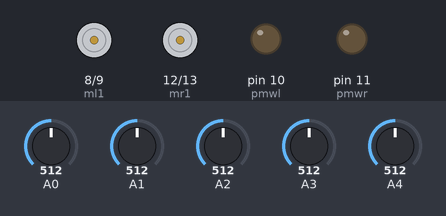
Bench run of a sketch on a simulated Arduino Uno, built with avr-gcc and run on an emulated ATmega328P. On the bench: motor-driver pin pairs drawn as motors (green arrow = first pin HIGH = forward, orange = second pin HIGH = backward, longer = more drive), output pins drawn as LEDs (lit = HIGH). The test bench sets the inputs (shaded band); at power-on: A0 = 512, A1 = 512, A2 = 512, A3 = 512, A4 = 512. What the sketch prints to the serial monitor is not drawn.

Above: at 2.2 s.
2.3 s: A0 set to 430
3.8 s: A0 set to 399
At 4.8 s:
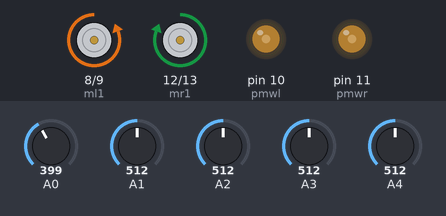
5.3 s: A1 set to 422
6.8 s: A1 set to 399
At 7.2 s:
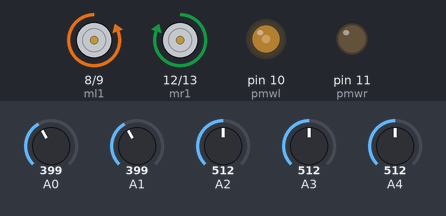
8.3 s: A0 set to 716
At 9.4 s:
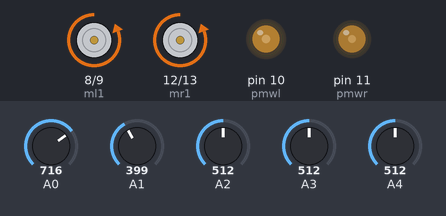
9.8 s: A0 set to 306
At 10.7 s:
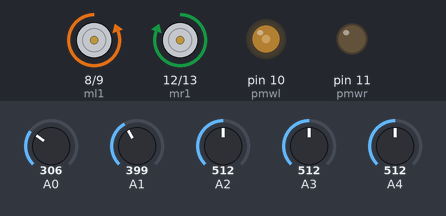
Timing chart, 0 to 12.3 s (numbered marks = the images above; inputs shaded):
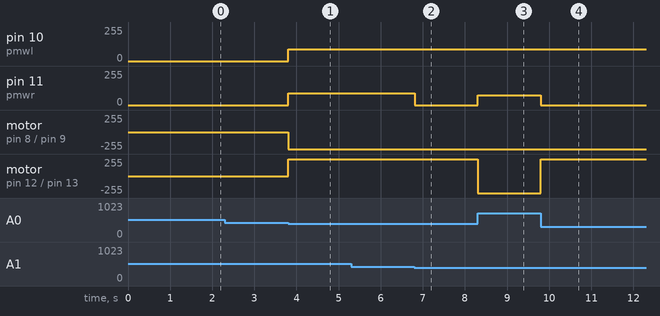

Measured:
- the behaviour switches between 412 and 411 on A0 (found by bisection; images 0 and 1)
- the behaviour switches between 412 and 411 on A1 (found by bisection; images 1 and 2)
- after the input at 3.8 s, pin 10 (pmwl), pin 11 (pmwr): 0/255 → 90/255 at once; motor on pin 8 (ml1) / pin 9 (ml2): stopped → backward 255/255 at once; motor on pin 12 (mr1) / pin 13 (mr2): stopped → forward 255/255 at once
- after the input at 6.8 s, pin 11 (pmwr): 90/255 → 0/255 at once
- after the input at 8.3 s, pin 11 (pmwr): 0/255 → 72/255 at once; motor on pin 12 (mr1) / pin 13 (mr2): forward 255/255 → backward 255/255 at once
- after the input at 9.8 s, pin 11 (pmwr): 72/255 → 0/255 at once; motor on pin 12 (mr1) / pin 13 (mr2): backward 255/255 → forward 255/255 at once

The sketch:

LineFollowerLine.ino
```cpp
// variable initialize
//------------------
int S1, S2, S3, S4, S5, S6;
int Speed = -  90;
int const Limit = 100;
long R = 0;
int S[5];

//---------------------
int mr1 = 12;   // motor left  pin 12 -> IN3
int mr2 = 13;   // motor left  pin 13 -> IN4
int pmwr = 11;  // motor left  Pulse Width Modulation -> EN2
//----------------------

int ml1 = 8;  // motor right pin 8 -> IN1
int ml2 = 9; // motor right pin 9 -> IN2
int pmwl = 10; // motor right Pulse Width Modulation -> EN1

//-------------------------
int led1 = 2;// -> B
int led2 = 3; //-> A
int led3 = 4; //-> G
int led4 = 5; //-> D
int led5 = 6; //-> C


void AutoCalibration()
{
  for ( int i = 0; i < 5; i++ )
    S[i] = analogRead(i);

}


void Motors(int MR , int ML )
{
  // MOTOR LEFT CONTROL DIRECTION
  if ( ML < 0 ) {
    digitalWrite(ml1, 0);
    digitalWrite(ml2, 1);
    analogWrite(pmwl, -ML);
  } else {
    digitalWrite(ml1, 1);
    digitalWrite(ml2, 0);
    analogWrite(pmwl, ML);
  }
// MOTOR RIGHT CONTROL DIRECTION
  if ( MR < 0 ) {
    digitalWrite(mr1, 0);
    digitalWrite(mr2, 1);
    analogWrite(pmwr, -MR);
  } else {
    digitalWrite(mr1, 1);
    digitalWrite(mr2, 0);
    analogWrite(pmwr, MR);
  }
}
void PrintSensorSerial() {
  Serial.print("s1 = ");
  Serial.print(S1);
  Serial.print(" s2 = ");
  Serial.print(S2);
  Serial.print(" s3 = ");
  Serial.print(S3);
  Serial.print(" s4 = ");
  Serial.print(S4);
  Serial.print(" s5 = ");
  Serial.println(S5);
}
void ReadSensors()
{
  S1 = analogRead(A0);//  A0 ->
  S2 = analogRead(A1);//  A1 ->
  S3 = analogRead(A2);//  A2 ->
  S4 = analogRead(A3);//  A3 ->
  S5 = analogRead(A4);//  A4 ->
  //PrintSensorSerial();
  if (S1 < (S[0] - Limit)) {
    S1 = 1;
    digitalWrite(led1, HIGH);
  } else {
    S1 = 0;
    digitalWrite(led1, LOW);
  }
  if (S2 < (S[1] - Limit)) {
    S2 = 1;
    digitalWrite(led2, HIGH);
  } else {
    S2 = 0;
    digitalWrite(led2, LOW);
  }

  if (S3 < (S[2] - Limit)) {
    S3 = 1;
    digitalWrite(led3, HIGH);
  } else {
    S3 = 0;
    digitalWrite(led3, LOW);
  }

  if (S4 < (S[3] - Limit)) {
    S4 = 1;
    digitalWrite(led4, HIGH);
  }  else    {
    S4 = 0;
    digitalWrite(led4, LOW);
  }

  if (S5 < (S[4] - Limit))  {
    S5 = 1;
    digitalWrite(led5, HIGH);
  } else  {
    S5 = 0;
    digitalWrite(led5, LOW);
  }
    //PrintSensorSerial();
  R = S1 * 1 + S2 * 10 + S3 * 100 + S4 * 1000 + S5 * 10000;

}

void setup()
{
  pinMode (mr1, OUTPUT);
  pinMode (mr2, OUTPUT);
  pinMode (ml1, OUTPUT);
  pinMode (ml2, OUTPUT);
  delay(1000);
  AutoCalibration();
  Serial.begin(9600);
  pinMode(13, OUTPUT);
}
void loop()
{
  ReadSensors();
  Serial.println(R);
  if ( R == 100 ) // 00100 -> forward
    Motors(Speed, Speed);
  else if ( R == 110 || R == 10 ) // some what right
    Motors(Speed - .2 * Speed, Speed);
  else if ( R == 11 ) //right
    Motors(0, Speed);
  else if ( R == 111 || R == 1 || R == 1111 ) // right
    Motors(-Speed, Speed);
      else if ( R == 1000  || R == 1100 ) //some what left
    Motors(Speed, Speed - .2 * Speed);
  else if ( R == 11000)  //left
    Motors(Speed, 0);
  else if ( R == 10000 || R == 11100 || R == 11110 )  //left
    Motors(Speed, -Speed);
}
```
